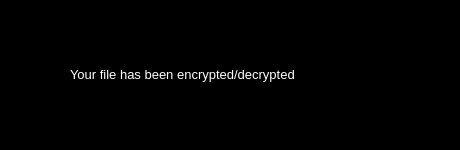
<?xml version="1.0" encoding="UTF-8"?>
<ui version="4.0">
 <class>SecondWindow</class>
 <widget class="QMainWindow" name="SecondWindow">
  <property name="geometry">
   <rect>
    <x>0</x>
    <y>0</y>
    <width>460</width>
    <height>150</height>
   </rect>
  </property>
  <property name="windowTitle">
   <string>CryptoFly</string>
  </property>
  <property name="styleSheet">
   <string notr="true">background-color: rgb(255, 85, 127);
background-color: rgb(0, 0, 0);</string>
  </property>
  <property name="iconSize">
   <size>
    <width>10</width>
    <height>10</height>
   </size>
  </property>
  <property name="animated">
   <bool>true</bool>
  </property>
  <widget class="QWidget" name="centralwidget">
   <widget class="QLabel" name="encDecData">
    <property name="geometry">
     <rect>
      <x>70</x>
      <y>60</y>
      <width>300</width>
      <height>30</height>
     </rect>
    </property>
    <property name="text">
     <string>&lt;html&gt;&lt;head/&gt;&lt;body&gt;&lt;p&gt;&lt;span style=&quot; font-size:10pt; color:#ffffff;&quot;&gt;Your file has been encrypted/decrypted&lt;/span&gt;&lt;/p&gt;&lt;/body&gt;&lt;/html&gt;</string>
    </property>
   </widget>
   <widget class="QLabel" name="icon">
    <property name="geometry">
     <rect>
      <x>0</x>
      <y>10</y>
      <width>61</width>
      <height>41</height>
     </rect>
    </property>
    <property name="styleSheet">
     <string notr="true">image: url(:/newPrefix/logo.png);</string>
    </property>
    <property name="text">
     <string/>
    </property>
   </widget>
   <widget class="QLabel" name="checkmark">
    <property name="geometry">
     <rect>
      <x>360</x>
      <y>50</y>
      <width>51</width>
      <height>31</height>
     </rect>
    </property>
    <property name="styleSheet">
     <string notr="true">image: url(:/newPrefix/check-mark.png);</string>
    </property>
    <property name="text">
     <string/>
    </property>
   </widget>
  </widget>
  <widget class="QStatusBar" name="statusbar"/>
 </widget>
 <resources>
  <include location="a.qrc"/>
 </resources>
 <connections/>
</ui>
